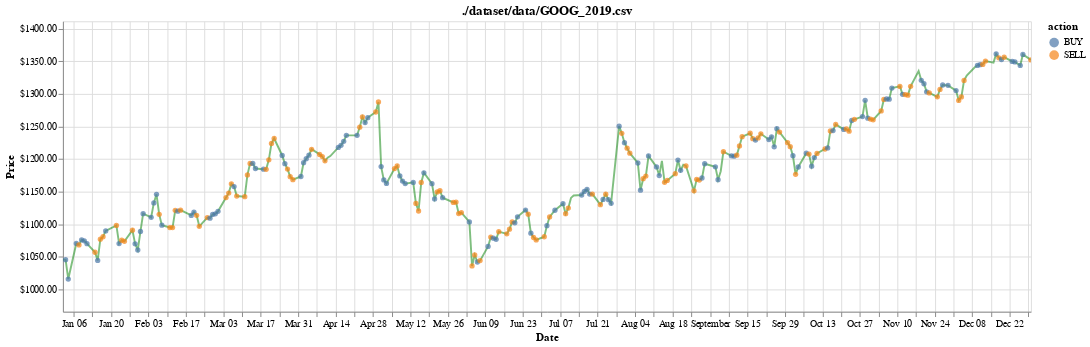

Notebook code for this chart:
### Code cell
chart = visualize(df, history, title=test_stock)
chart

### Figure 1 — Vega-Lite specification as saved in the notebook (floating-point values rounded to 4 significant figures; data arrays with more than 128 entries replaced by an {"elided": "..."} marker saying what was removed)
{"config": {"view": {"continuousWidth": 400, "continuousHeight": 300}}, "layer": [{"mark": {"type": "line", "color": "green", "opacity": 0.5}, "encoding": {"x": {"field": "date", "type": "temporal"}, "y": {"axis": {"format": "$.2f", "title": "Price"}, "field": "position", "scale": {"clamp": true, "domain": [966.1, 1411.0]}, "type": "quantitative"}}, "selection": {"selector001": {"type": "interval", "bind": "scales", "encodings": ["x"]}}}, {"mark": {"type": "point", "filled": true}, "encoding": {"color": {"field": "action", "type": "nominal"}, "x": {"axis": {"title": "Date"}, "field": "date", "type": "temporal"}, "y": {"axis": {"format": "$.2f", "title": "Price"}, "field": "position", "scale": {"clamp": true, "domain": [966.1, 1411.0]}, "type": "quantitative"}}, "selection": {"selector002": {"type": "interval", "bind": "scales", "encodings": ["x"]}}, "transform": [{"filter": "(datum.action !== 'HOLD')"}]}], "data": {"name": "data-5fcb6fd29329e0623bd6a692364cad41"}, "height": 300, "title": "./dataset/data/GOOG_2019.csv", "width": 1000, "$schema": "https://vega.github.io/schema/vega-lite/v4.17.0.json", "datasets": {"data-5fcb6fd29329e0623bd6a692364cad41": {"elided": "251 records"}}}
